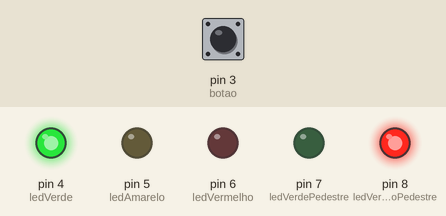
Simulated run of this sketch. Board: Arduino Uno, built with avr-gcc and run on an emulated ATmega328P. Parts: output pins drawn as LEDs (lit = HIGH). The inputs (shaded band) are chosen by the test bench; at power-on: pin 3 (botao) LOW.

Above: at 1.2 s.
1.3 s: pin 3 (botao) pulled HIGH for 0.15 s
At 3.6 s:
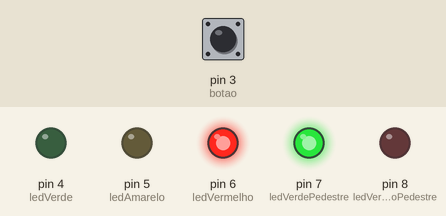
7.4 s: pin 3 (botao) pulled HIGH for 1 s
At 8.7 s:
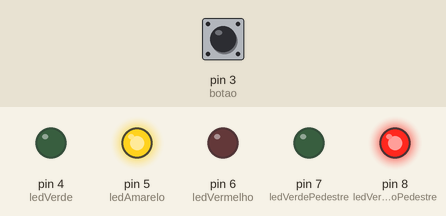
11.4 s: pin 3 (botao) pulled HIGH for 3.2 s
At 19.7 s:
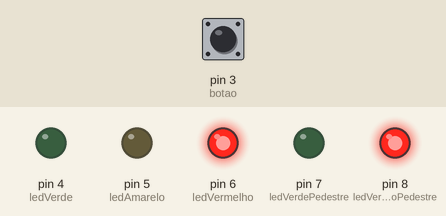
Timing chart, 0 to 22.6 s (numbered marks = the images above; inputs shaded):
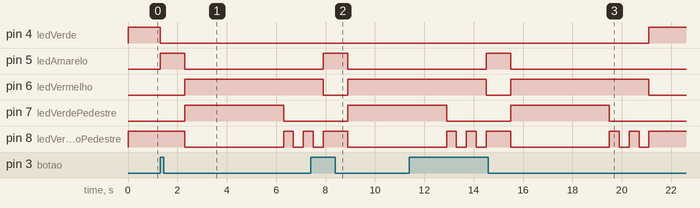

The sketch:

Desafio02_SemaforoComBotaoPedestre.ino
```cpp
//BOTAO
#define botao 3

//SEMAFORO
#define ledVerde 4
#define ledAmarelo 5
#define ledVermelho 6

//PEDRESTE
#define ledVerdePedestre 7
#define ledVermelhoPedestre 8


void setup(){
  pinMode(botao, INPUT);

  pinMode(ledVerde, OUTPUT);
  pinMode(ledAmarelo, OUTPUT);
  pinMode(ledVermelho, OUTPUT);

  pinMode(ledVermelhoPedestre, OUTPUT);
  pinMode(ledVerdePedestre, OUTPUT);
  Serial.begin(9600);
}

void loop(){
  boolean entrada;
  entrada = digitalRead(botao);

  digitalWrite(ledVermelho, LOW);
  digitalWrite(ledAmarelo, LOW);
  digitalWrite(ledVerde, HIGH);
  digitalWrite(ledVermelhoPedestre, HIGH);
  digitalWrite(ledVerdePedestre, LOW);

  if(entrada == true){
      digitalWrite(ledVermelho, LOW);
      digitalWrite(ledAmarelo, HIGH);
      digitalWrite(ledVerde, LOW);
      digitalWrite(ledVermelhoPedestre, HIGH);
      digitalWrite(ledVerdePedestre, LOW);
      delay(1000);

      digitalWrite(ledVermelho, HIGH);
      digitalWrite(ledAmarelo, LOW);
      digitalWrite(ledVerde, LOW);

      digitalWrite(ledVermelhoPedestre, LOW);
      digitalWrite(ledVerdePedestre, HIGH);
      delay(4000);

      digitalWrite(ledVerdePedestre, LOW);
      digitalWrite(ledVermelhoPedestre, HIGH);
      delay(400);
      digitalWrite(ledVermelhoPedestre, LOW);
      delay(400);
      digitalWrite(ledVermelhoPedestre, HIGH);
      delay(400);
      digitalWrite(ledVermelhoPedestre, LOW);
      delay(400);
  }
}
```

Measured:
- after the input at 1.3 s, pin 4 (ledVerde): HIGH → LOW at once; pin 5 (ledAmarelo): LOW → HIGH at once, → LOW 1.0 s later; pin 6 (ledVermelho): LOW → HIGH after 1.0 s; pin 7 (ledVerdePedestre): LOW → HIGH after 1.0 s, → LOW 4.0 s later; pin 8 (ledVermelhoPedestre): HIGH → LOW after 1.0 s, → HIGH 4.0 s later, → LOW 0.40 s later, → HIGH 0.40 s later
- after the input at 7.4 s, pin 4 (ledVerde): stays LOW (without the input it goes to HIGH after 0.50 s); pin 5 (ledAmarelo): LOW → HIGH after 0.50 s, → LOW 1.0 s later; pin 7 (ledVerdePedestre): LOW → HIGH after 1.5 s
- after the input at 11.4 s, pin 4 (ledVerde): LOW → HIGH after 9.7 s instead of 3.1 s; pin 5 (ledAmarelo): LOW → HIGH after 3.1 s, → LOW 1.0 s later
